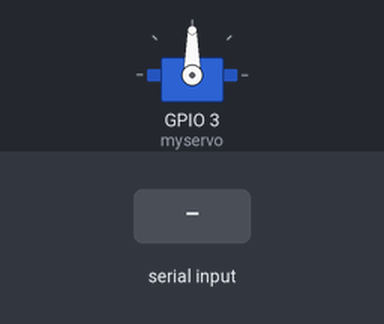
The sketch below on a simulated ESP32. Parts: servo. The test bench sets the inputs (shaded band).

Above: at 1.2 s.
1.3 s: "90,45\n" received over Serial
At 2.1 s:
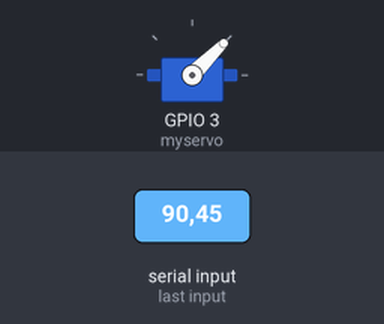
2.8 s: "30,150\n" received over Serial
At 3.2 s:
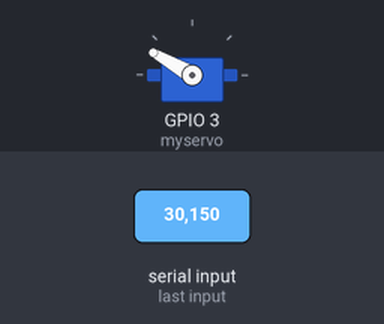
4.3 s: "5\n" received over Serial
At 5.5 s:
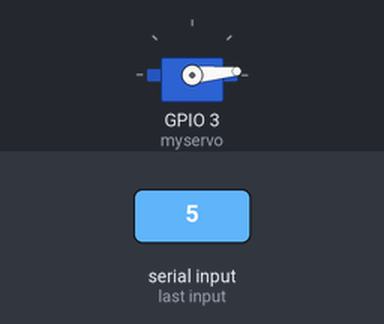
5.8 s: "90\n" received over Serial
At 6.6 s:
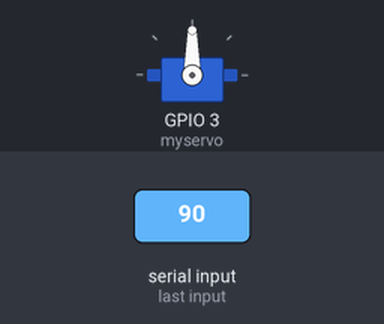
Timing chart, 0 to 8.3 s (numbered marks = the images above; inputs shaded):
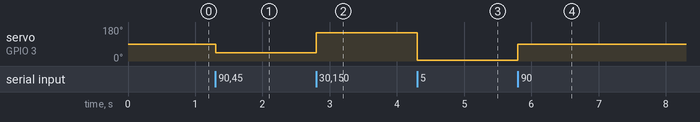

The sketch:

claw.ino
```cpp
#include <ESP32Servo.h>

Servo myservo;

void setup() {
  // put your setup code here, to run once:
  Serial.begin(9600);  // 初始化串口通信速率
  myservo.attach(3);
}

void loop() {
  // put your main code here, to run repeatedly:
  if (Serial.available()) {
    int angle = Serial.parseInt();
    // 丢弃后续的换行/回车，避免下一次parseInt等待超时返回0
    while (Serial.peek() == '\n' || Serial.peek() == '\r') {
      Serial.read();
    }
    if (angle >= 0 && angle <= 180) {
      myservo.write(angle);
    }
  }
}
```

Measured:
- after the input at 1.3 s, servo on GPIO 3 (myservo): 90° → 45° at once
- after the input at 2.8 s, servo on GPIO 3 (myservo): 45° → 150° at once
- after the input at 4.3 s, servo on GPIO 3 (myservo): 150° → 5° at once
- after the input at 5.8 s, servo on GPIO 3 (myservo): 5° → 90° at once
